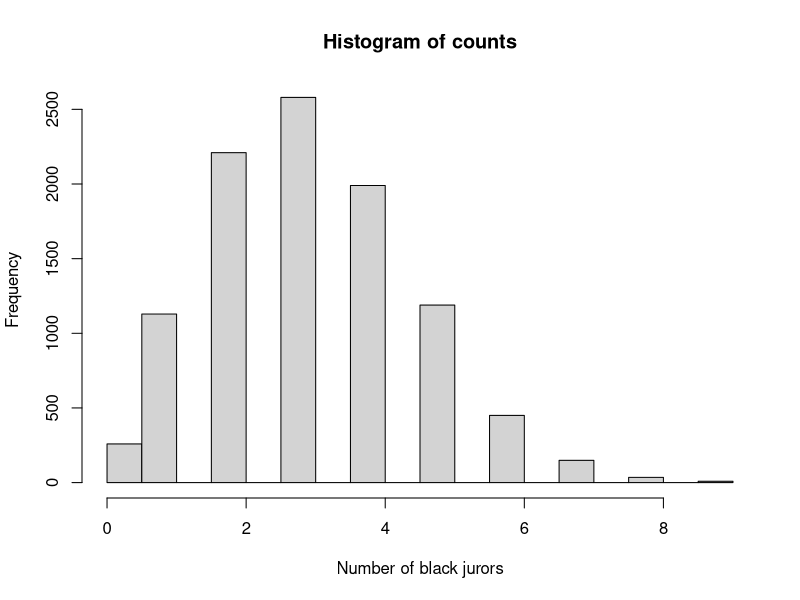

Reproduce this figure in R.
## ---- chunk 1
runif(1)
## ---- chunk 2
juror <- runif(1)
juror
## ---- chunk 3
juror < 0.26
## ---- chunk 4
juror <- runif(1)
juror < 0.26
## ---- chunk 5
jurors <- runif(12)
jurors
## ---- chunk 6
jurors <- runif(12)
jurors < 0.26
## ---- chunk 7
jurors <- runif(10)
is_black <- jurors < 0.26
is_black
## ---- chunk 8
sum(is_black)
## ---- chunk 9
sum(TRUE)
sum(FALSE)
## ---- chunk 10
jurors < runif(12)
is_black <- jurors < 0.26
sum(is_black)
## ---- chunk 11
counts <- numeric(10)
counts
## ---- chunk 12
counts <- numeric(10)
for (i in 1:10) {
    # Repeating the steps to simulated a jury.
    jurors <- runif(12)
    is_black <- jurors < 0.26
    # Store the count of black jurors for this jury.
    counts[i] <- sum(is_black)
}  # The end of the loop.
counts
## ---- chunk 13
counts == 0
## ---- chunk 14
sum(counts == 0)
## ---- chunk 15
# Make 10000 zeros, to store the counts for our 10000 juries.
counts <- numeric(10000)
for (i in 1:10000) {
    # Repeating the steps to simulated a jury.
    jurors <- runif(12)
    is_black <- jurors < 0.26
    # Store the count of black jurors for this jury.
    counts[i] <- sum(is_black)
}  # The end of the loop.
counts
## ---- chunk 16
hist(counts, xlab='Number of black jurors')
## ---- chunk 17
n_with_0_black <- sum(counts == 0)
n_with_0_black
## ---- chunk 18
n_with_0_black / 10000
